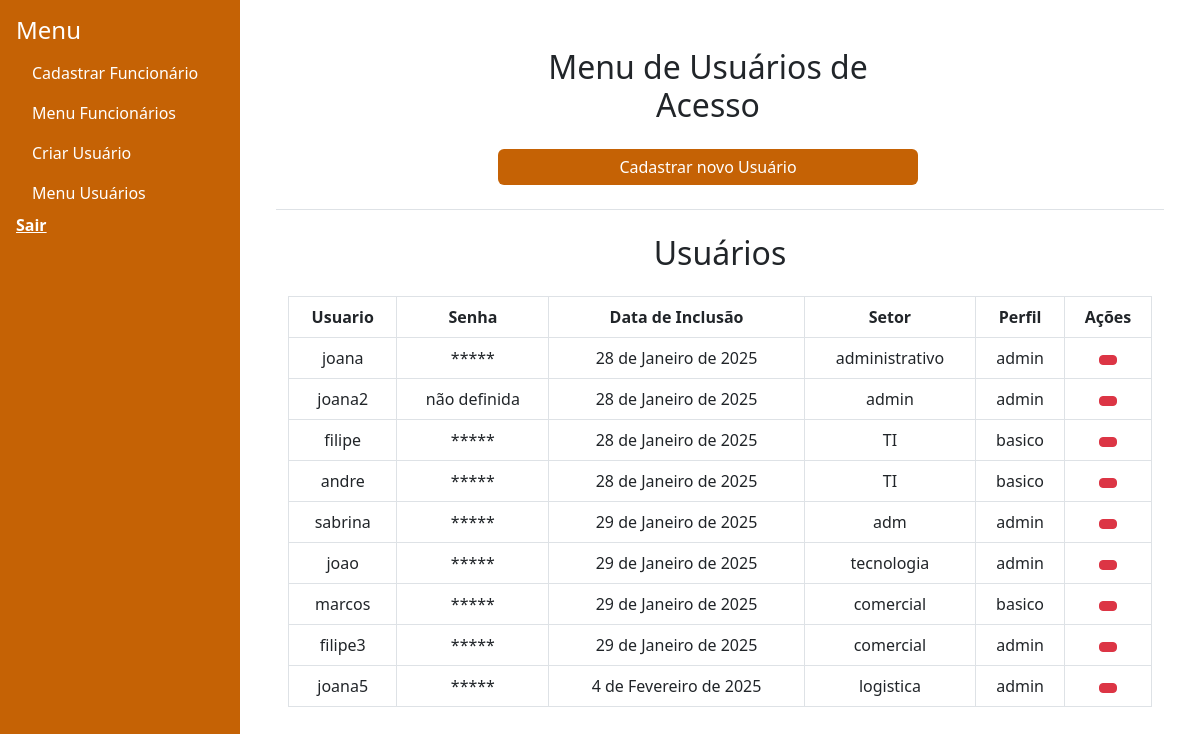
Page /funcionarios/admin/menu-usuarios/ on the earlier database version.
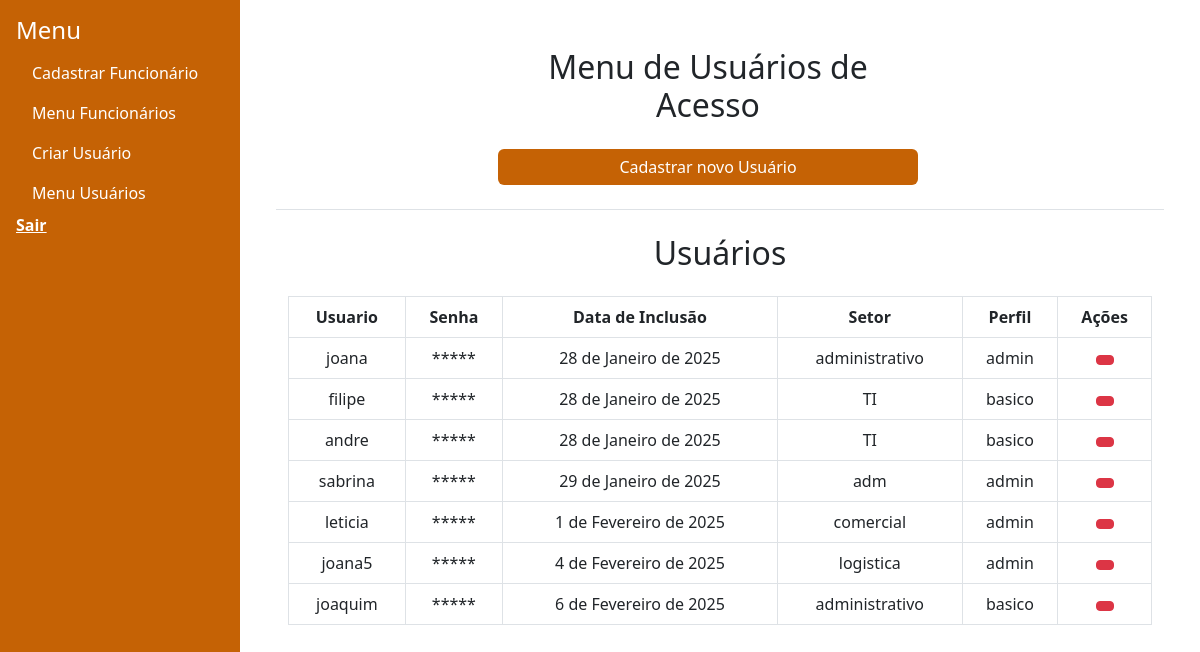
Same page on the later database version.
### funcionarios/models.py (models this page shows)
class UsuarioBasico(AbstractBaseUser, PermissionsMixin):
    TIPO_USUARIO = [
        ('admin', 'Administrador'),
        ('basico', 'Básico'),
    ]
    usuario = models.CharField(
        max_length=150,
        blank=False,
        unique=True,
        null=False,
        verbose_name="Usuário",
        help_text="Digite um nome de usuário com digitos e números.")
    id_usuario = models.AutoField(primary_key=True)
    perfil = models.CharField(max_length=50, choices=TIPO_USUARIO, default='basico')
    setor = models.CharField(max_length=100)
    data_criarUsu = models.DateField(null=True, blank=True, default=timezone.now)
    is_active = models.BooleanField(default=True)
    is_admin = models.BooleanField(default=False)
    is_staff = models.BooleanField(default=False)
    USERNAME_FIELD = 'usuario'
    REQUIRED_FIELDS = ['perfil']
    objects = GerenciadorUsuarios()
    def __str__(self):
        return self.usuario if self.usuario else f"Usuário {self.id_usuario}"
    @property
    def is_staff(self):
        return self.is_admin

### funcionarios/views.py (the view)
# urls.py: path('admin/menu-usuarios/', views.menu_usuarios, name='menu_usuarios'),
def menu_usuarios(request):
    usuarios = UsuarioBasico.objects.all().order_by('data_criarUsu')
    print(usuarios)
    logging.info(usuarios)
    return render(request, 'admin/menu_usuarios.html', {'usuarios': usuarios})

### funcionarios/templates/admin/menu_usuarios.html (shortened to what this page needs)
{% extends "funcionarios/base.html" %}
    {% block content %}
    <div class="container text-center align-items-center min-vh-100">
    <div class="col-lg-6 col-md-8 col-sm-12 mx-auto">
        <div class="container mt-4">
            <div class="row w-100">
                <h2 class="text-center mb-4"> Menu de Usuários de Acesso</h2>
                <a
                href="{% url 'funcionarios:criar_usuario' %}"
                class="btn btn-primary text-center"
                id="botao_novo_usuario"
                style="background-color:#c56205 !important; border:#b85c07;">Cadastrar novo Usuário</a>
            </div>
        </div>
    </div>
    <div class="my-4 border-top mt-4"></div>
    <div class="container mt-4">
        <h2 class="text-center mt-2">Usuários</h2>
        <div class="table-responsive mt-4">
            <form id="actionForm" method="POST" action="{% url 'funcionarios:menu_usuarios' %}">
                <table class="table table-bordered">
                    <thead>
                        <tr>
                            <th>Usuario</th>
                            <th>Senha</th>
                            <th>Data de Inclusão</th>
                            <th>Setor</th>
                            <th>Perfil</th>
                            <th>Ações</th>
                        </tr>
                    </thead>
                    <tbody>
                        {% for usuario in usuarios %}
                        <tr>
                            <td>{{ usuario.usuario|default:"Não informado" }}</td>
                            <td class="senha-usuario" data-senha="{{ usuario.password }}">
                                {% if usuario.password  %}
                                    *****
                                {% else %}
                                    não definida
                                {% endif %}
                            </td>
                            <td>{{ usuario.data_criarUsu|default:"Não informado" }}</td>
                            <td>{{ usuario.setor|default:"Não informado" }}</td>
                            <td>{{ usuario.perfil|default:"Não informado" }}</td>
                            <td>
                                <button type="button"
                                    class="btn btn-danger btn-sm confirm-exclusao"
                                    data-bs-toggle="modal"
                                    data-bs-target="#confirmDeleteModalUsu{{ usuario.id_usuario}}"
                                    title="Excluir">
                                </button>
                            </td>
                        </tr>
                        {% empty %}
                        <tr>
                            <td colspan="6" class="text-center">Nenhum usuário cadastrado</td>
                        </tr>
                            {% endfor %}
                        </tbody>
                    </table>
                </form>
            </div>
        </div>
    </div>
    {% endblock %}

Differences in the rows shown:
removed UsuarioBasico: usuario "joao", data_criarUsu "29 de Janeiro de 2025", setor "tecnologia", perfil "admin"
removed UsuarioBasico: usuario "marcos", data_criarUsu "29 de Janeiro de 2025", setor "comercial", perfil "basico"
removed UsuarioBasico: usuario "filipe3", data_criarUsu "29 de Janeiro de 2025", setor "comercial", perfil "admin"
changed UsuarioBasico: usuario "joana2" → "leticia"; data_criarUsu "28 de Janeiro de 2025" → "1 de Fevereiro de 2025"; setor "admin" → "comercial"; password "não definida" → "*****"; moves down the list
added UsuarioBasico: usuario "joaquim", data_criarUsu "6 de Fevereiro de 2025", setor "administrativo", perfil "basico"
